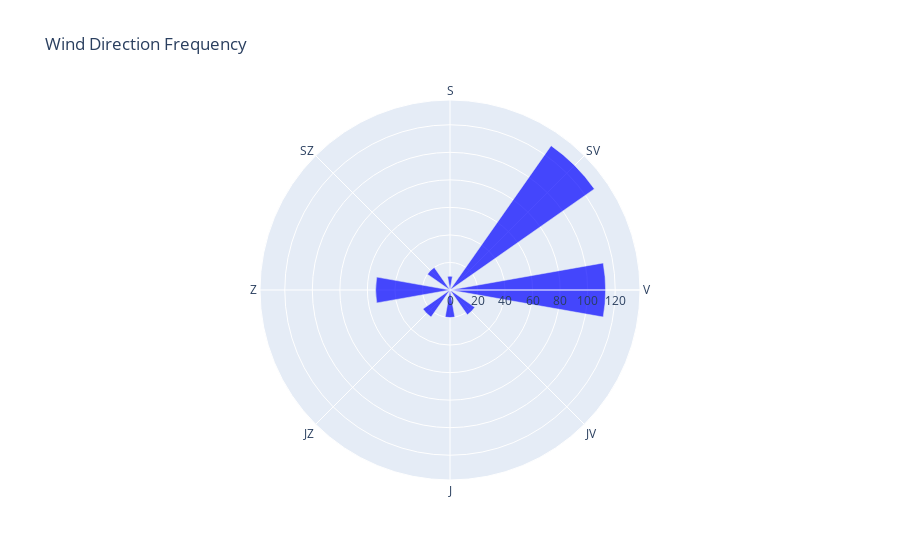

Write notebook code for a chart like this one.
### Code cell
import plotly.graph_objects as go

# Prepare data for the polar plot
directions = df["direction"].value_counts().index.tolist()
counts = df["direction"].value_counts().values

direction_angles = {
    "S": 90,
    "SV": 45,
    "V": 0,
    "JV": 315,
    "J": 270,
    "JZ": 225,
    "Z": 180,
    "SZ": 135
}


# Create lists for plotting
angles = [direction_angles[dir] for dir in directions]

# Create the polar plot (wind rose)
fig = go.Figure(go.Barpolar(
    r=counts,  # Frequency of each direction
    theta=angles,  # Corresponding angle for each direction
    width=[20] * len(angles),  # Width of each segment
    marker_color="blue",
    opacity=0.7
))

# Customize the plot layout
fig.update_layout(
    title="Wind Direction Frequency",
    polar=dict(
        radialaxis=dict(range=[0, max(counts) + 10],
                        showgrid=True),  # Removed showticks
        angularaxis=dict(showline=True, showticklabels=True, tickvals=list(direction_angles.values()),
                         ticktext=list(direction_angles.keys()))
    )
)

# Show the plot
fig.show()

### Figure 1 — Plotly figure (JSON) as saved in the notebook; plotly's stock layout.template omitted (floating-point values rounded to 4 significant figures)
{"data": [{"marker": {"color": "blue"}, "opacity": 0.7, "r": [128, 113, 54, 24, 22, 20, 20, 10], "theta": [45, 0, 180, 225, 315, 135, 270, 90], "type": "barpolar", "width": [20, 20, 20, 20, 20, 20, 20, 20]}], "layout": {"polar": {"angularaxis": {"showline": true, "showticklabels": true, "ticktext": ["S", "SV", "V", "JV", "J", "JZ", "Z", "SZ"], "tickvals": [90, 45, 0, 315, 270, 225, 180, 135]}, "radialaxis": {"range": [0, 138], "showgrid": true}}, "title": {"text": "Wind Direction Frequency"}}}
